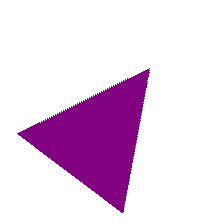
#> input picture triangle.png, 224 x 224 px, found by its file name
$ python shapes.py
#> lines starting #> are read from the running program, lines starting #| are printed output that depends on the picture; after the words box and inside, x2 and y2 are one past the last pixel; in counts of white or black regions, pixels touching at a corner belong together
import cv2
import numpy as np

# 1. Read the input image
img = cv2.imread("C:/Users/B.Keerthana/PycharmProjects/OpenCV/.venv/Lib/site-packages/triangle.png")   # Change path if needed
#> img is the input picture: shape (224, 224, 3); mean B, G, R 232.6, 210.1, 232.6
if img is None:
    print("Error: Image not found")
    exit()

# Resize (optional for better visibility)
img = cv2.resize(img, (600, 600))
#> img: shape (600, 600, 3)

# Create a copy for drawing
output = img.copy()

# 2. Convert to grayscale
gray = cv2.cvtColor(img, cv2.COLOR_BGR2GRAY)
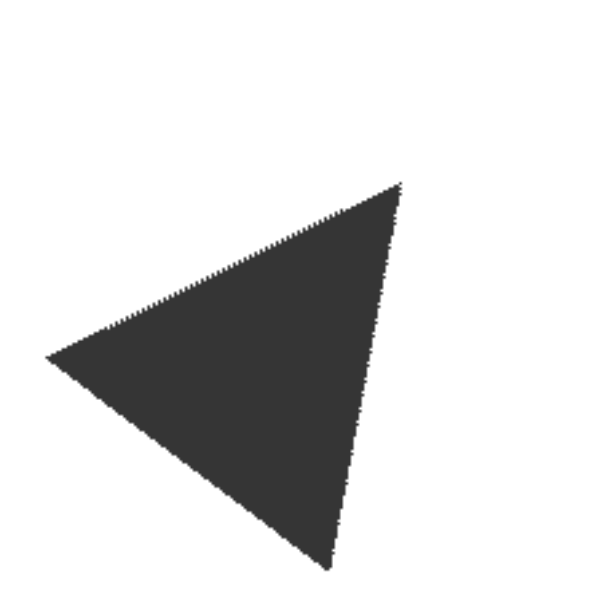
#> gray: shape (600, 600); min 53, max 255, mean 219.4

# 3. Apply Gaussian Blur (noise removal)
blur = cv2.GaussianBlur(gray, (5, 5), 0)

# 4. Apply Thresholding
_, thresh = cv2.threshold(blur, 60, 255, cv2.THRESH_BINARY)
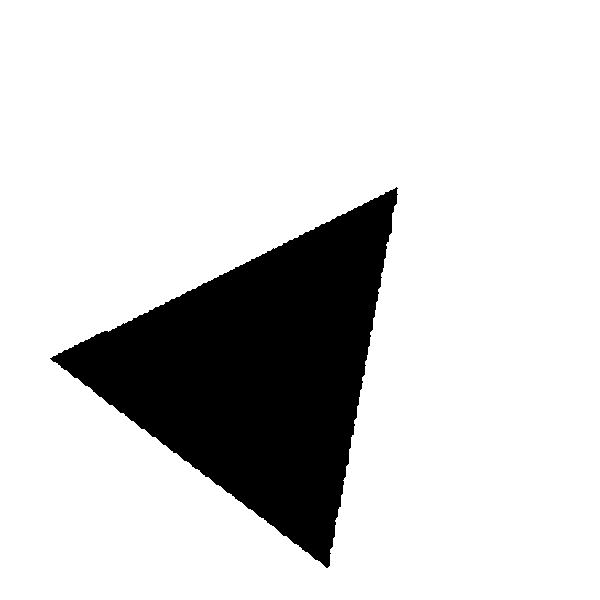
#> thresh: shape (600, 600); 83.3% white; 1 black region, box (x1, y1, x2, y2) and area: (50, 187, 398, 568) 60209

# 5. Detect contours
contours, _ = cv2.findContours(thresh, cv2.RETR_EXTERNAL, cv2.CHAIN_APPROX_SIMPLE)
#> contours = [[[0, 0], [0, 599], [599, 599], [599, 0]]]

# 6. Loop through contours
for cnt in contours:
    # Calculate area to ignore small noise
    area = cv2.contourArea(cnt)
    if area < 500:
        continue

    # 7. Approximate contour shape
    epsilon = 0.02 * cv2.arcLength(cnt, True)
    approx = cv2.approxPolyDP(cnt, epsilon, True)

    # Get number of vertices
    vertices = len(approx)

    # Get bounding box for label position
    x, y, w, h = cv2.boundingRect(approx)

    # 8. Identify shape
    if vertices == 3:
        shape = "Triangle"

    elif vertices == 4:
        # Check aspect ratio to differentiate square/rectangle
        aspect_ratio = w / float(h)
        if 0.95 <= aspect_ratio <= 1.05:
            shape = "Square"
        else:
            shape = "Rectangle"

    elif vertices > 4:
        shape = "Circle"

    else:
        shape = "Unknown"

    # 9. Draw contour and label
    cv2.drawContours(output, [approx], -1, (0, 255, 0), 2)
    cv2.putText(output, shape, (x, y - 10),
                cv2.FONT_HERSHEY_SIMPLEX, 0.6, (255, 0, 0), 2)
#> this loop made 1 pass
#> (area, epsilon, approx, vertices, x, y, w, h) on pass 1: (358801, 47.92, [[0, 0], [0, 599], [599, 599], [599, 0]], 4, 0, 0, 600, 600)
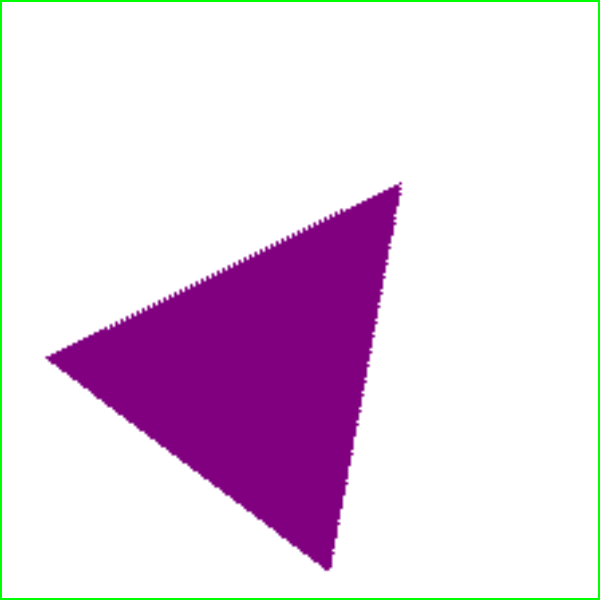
#> output: shape (600, 600, 3); mean B, G, R 229.2, 210.1, 229.2

# 10. Display output
cv2.imshow("Original Image", img)
cv2.imshow("Threshold", thresh)
cv2.imshow("Detected Shapes", output)

cv2.waitKey(0)
cv2.destroyAllWindows()
